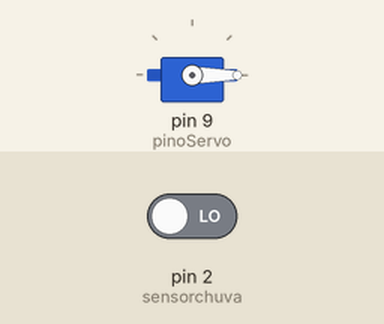
Simulated run of this sketch. Board: Arduino Uno, built with avr-gcc and run on an emulated ATmega328P. Parts: servo. Inputs (shaded band) come from the test bench; at power-on: pin 2 (sensorchuva) LOW.

Above: at 1.2 s.
1.3 s: pin 2 (sensorchuva) driven HIGH
At 2.31 s:
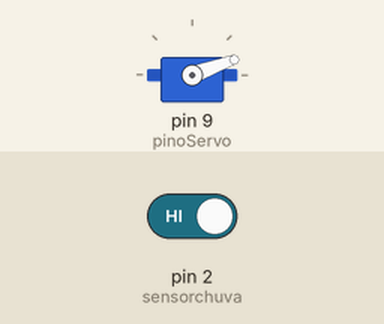
At 6.2 s:
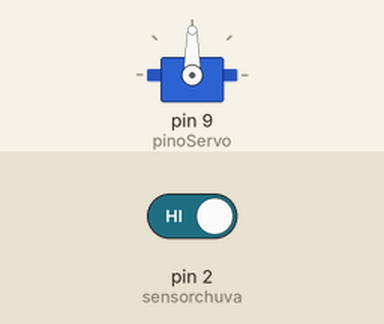
Timing chart, 0 to 7.7 s (numbered marks = the images above; inputs shaded):
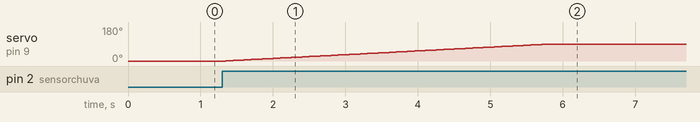

The sketch:

sketch.ino
```cpp
#include <Servo.h>
#define sensorchuva 2
const int pinoServo = 9;
int pos = 0;
Servo meuServo;

void setup() {
  meuServo.attach(pinoServo);
  pinMode(sensorchuva, INPUT);
  meuServo.write(0);
}

void loop() {
  int estadoclimatico = digitalRead(sensorchuva);
  if (estadoclimatico == HIGH) {

    for (pos = 0; pos <= 90; pos ++) {
      meuServo.write(pos);
      delay(50);
    }
    delay(8000);
    for(pos=90;pos>=0;pos--){
      meuServo.write(pos);
      delay(50);
    }
  }
}
```

Measured:
- after the input at 1.3 s, servo on pin 9 (pinoServo): moves from 0° to 90° over 4.5 s, starting after 0.05 s
